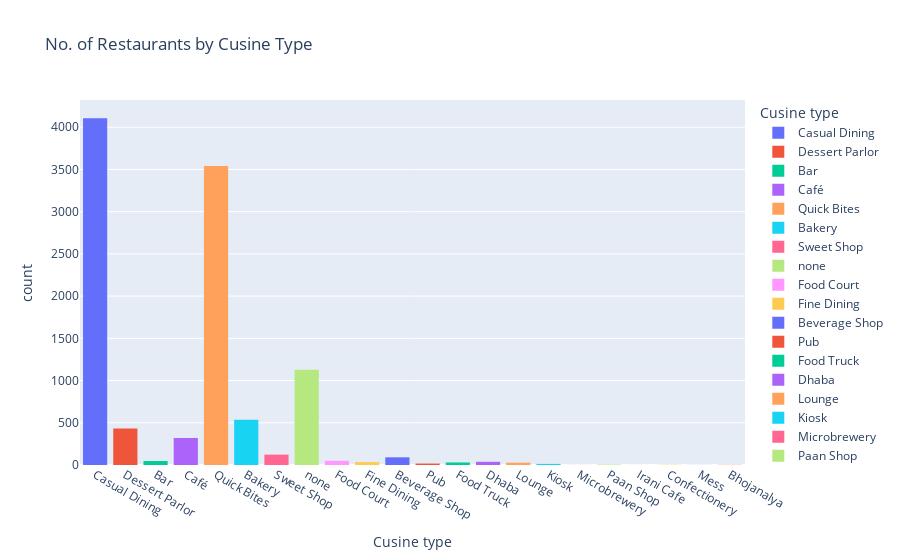

The code cell stored with this chart in its notebook:
### Markdown cell above
### 1) How many restaurants are in Mumbai for each type of Cusine?

### Code cell
fig = px.histogram(zomato_df,x='CUSINE TYPE',color='CUSINE TYPE',
                   title='No. of Restaurants by Cusine Type',
                   labels={'CUSINE TYPE':'Cusine type'})
fig.show()

### Figure 1 — Plotly figure (JSON) as saved in the notebook; plotly's stock layout.template omitted (floating-point values rounded to 4 significant figures; data arrays with more than 128 entries replaced by an {"elided": "..."} marker saying what was removed)
{"data": [{"alignmentgroup": "True", "bingroup": "x", "hovertemplate": "Cusine type=%{x}<br>count=%{y}<extra></extra>", "legendgroup": "Casual Dining", "marker": {"color": "#636efa", "pattern": {"shape": ""}}, "name": "Casual Dining", "offsetgroup": "Casual Dining", "orientation": "v", "showlegend": true, "type": "histogram", "x": {"elided": "4107 str values"}, "xaxis": "x", "yaxis": "y"}, {"alignmentgroup": "True", "bingroup": "x", "hovertemplate": "Cusine type=%{x}<br>count=%{y}<extra></extra>", "legendgroup": "Dessert Parlor", "marker": {"color": "#EF553B", "pattern": {"shape": ""}}, "name": "Dessert Parlor", "offsetgroup": "Dessert Parlor", "orientation": "v", "showlegend": true, "type": "histogram", "x": {"elided": "431 str values"}, "xaxis": "x", "yaxis": "y"}, {"alignmentgroup": "True", "bingroup": "x", "hovertemplate": "Cusine type=%{x}<br>count=%{y}<extra></extra>", "legendgroup": "Bar", "marker": {"color": "#00cc96", "pattern": {"shape": ""}}, "name": "Bar", "offsetgroup": "Bar", "orientation": "v", "showlegend": true, "type": "histogram", "x": ["Bar", "Bar", "Bar", "Bar", "Bar", "Bar", "Bar", "Bar", "Bar", "Bar", "Bar", "Bar", "Bar", "Bar", "Bar", "Bar", "Bar", "Bar", "Bar", "Bar", "Bar", "Bar", "Bar", "Bar", "Bar", "Bar", "Bar", "Bar", "Bar", "Bar", "Bar", "Bar", "Bar", "Bar", "Bar", "Bar", "Bar", "Bar", "Bar", "Bar", "Bar", "Bar", "Bar", "Bar", "Bar", "Bar", "Bar"], "xaxis": "x", "yaxis": "y"}, {"alignmentgroup": "True", "bingroup": "x", "hovertemplate": "Cusine type=%{x}<br>count=%{y}<extra></extra>", "legendgroup": "Café", "marker": {"color": "#ab63fa", "pattern": {"shape": ""}}, "name": "Café", "offsetgroup": "Café", "orientation": "v", "showlegend": true, "type": "histogram", "x": {"elided": "320 str values"}, "xaxis": "x", "yaxis": "y"}, {"alignmentgroup": "True", "bingroup": "x", "hovertemplate": "Cusine type=%{x}<br>count=%{y}<extra></extra>", "legendgroup": "Quick Bites", "marker": {"color": "#FFA15A", "pattern": {"shape": ""}}, "name": "Quick Bites", "offsetgroup": "Quick Bites", "orientation": "v", "showlegend": true, "type": "histogram", "x": {"elided": "3540 str values"}, "xaxis": "x", "yaxis": "y"}, {"alignmentgroup": "True", "bingroup": "x", "hovertemplate": "Cusine type=%{x}<br>count=%{y}<extra></extra>", "legendgroup": "Bakery", "marker": {"color": "#19d3f3", "pattern": {"shape": ""}}, "name": "Bakery", "offsetgroup": "Bakery", "orientation": "v", "showlegend": true, "type": "histogram", "x": {"elided": "537 str values"}, "xaxis": "x", "yaxis": "y"}, {"alignmentgroup": "True", "bingroup": "x", "hovertemplate": "Cusine type=%{x}<br>count=%{y}<extra></extra>", "legendgroup": "Sweet Shop", "marker": {"color": "#FF6692", "pattern": {"shape": ""}}, "name": "Sweet Shop", "offsetgroup": "Sweet Shop", "orientation": "v", "showlegend": true, "type": "histogram", "x": ["Sweet Shop", "Sweet Shop", "Sweet Shop", "Sweet Shop", "Sweet Shop", "Sweet Shop", "Sweet Shop", "Sweet Shop", "Sweet Shop", "Sweet Shop", "Sweet Shop", "Sweet Shop", "Sweet Shop", "Sweet Shop", "Sweet Shop", "Sweet Shop", "Sweet Shop", "Sweet Shop", "Sweet Shop", "Sweet Shop", "Sweet Shop", "Sweet Shop", "Sweet Shop", "Sweet Shop", "Sweet Shop", "Sweet Shop", "Sweet Shop", "Sweet Shop", "Sweet Shop", "Sweet Shop", "Sweet Shop", "Sweet Shop", "Sweet Shop", "Sweet Shop", "Sweet Shop", "Sweet Shop", "Sweet Shop", "Sweet Shop", "Sweet Shop", "Sweet Shop", "Sweet Shop", "Sweet Shop", "Sweet Shop", "Sweet Shop", "Sweet Shop", "Sweet Shop", "Sweet Shop", "Sweet Shop", "Sweet Shop", "Sweet Shop", "Sweet Shop", "Sweet Shop", "Sweet Shop", "Sweet Shop", "Sweet Shop", "Sweet Shop", "Sweet Shop", "Sweet Shop", "Sweet Shop", "Sweet Shop", "Sweet Shop", "Sweet Shop", "Sweet Shop", "Sweet Shop", "Sweet Shop", "Sweet Shop", "Sweet Shop", "Sweet Shop", "Sweet Shop", "Sweet Shop", "Sweet Shop", "Sweet Shop", "Sweet Shop", "Sweet Shop", "Sweet Shop", "Sweet Shop", "Sweet Shop", "Sweet Shop", "Sweet Shop", "Sweet Shop", "Sweet Shop", "Sweet Shop", "Sweet Shop", "Sweet Shop", "Sweet Shop", "Sweet Shop", "Sweet Shop", "Sweet Shop", "Sweet Shop", "Sweet Shop", "Sweet Shop", "Sweet Shop", "Sweet Shop", "Sweet Shop", "Sweet Shop", "Sweet Shop", "Sweet Shop", "Sweet Shop", "Sweet Shop", "Sweet Shop", "Sweet Shop", "Sweet Shop", "Sweet Shop", "Sweet Shop", "Sweet Shop", "Sweet Shop", "Sweet Shop", "Sweet Shop", "Sweet Shop", "Sweet Shop", "Sweet Shop", "Sweet Shop", "Sweet Shop", "Sweet Shop", "Sweet Shop", "Sweet Shop", "Sweet Shop", "Sweet Shop", "Sweet Shop", "Sweet Shop", "Sweet Shop", "Sweet Shop", "Sweet Shop"], "xaxis": "x", "yaxis": "y"}, {"alignmentgroup": "True", "bingroup": "x", "hovertemplate": "Cusine type=%{x}<br>count=%{y}<extra></extra>", "legendgroup": "none", "marker": {"color": "#B6E880", "pattern": {"shape": ""}}, "name": "none", "offsetgroup": "none", "orientation": "v", "showlegend": true, "type": "histogram", "x": {"elided": "1127 str values"}, "xaxis": "x", "yaxis": "y"}, {"alignmentgroup": "True", "bingroup": "x", "hovertemplate": "Cusine type=%{x}<br>count=%{y}<extra></extra>", "legendgroup": "Food Court", "marker": {"color": "#FF97FF", "pattern": {"shape": ""}}, "name": "Food Court", "offsetgroup": "Food Court", "orientation": "v", "showlegend": true, "type": "histogram", "x": ["Food Court", "Food Court", "Food Court", "Food Court", "Food Court", "Food Court", "Food Court", "Food Court", "Food Court", "Food Court", "Food Court", "Food Court", "Food Court", "Food Court", "Food Court", "Food Court", "Food Court", "Food Court", "Food Court", "Food Court", "Food Court", "Food Court", "Food Court", "Food Court", "Food Court", "Food Court", "Food Court", "Food Court", "Food Court", "Food Court", "Food Court", "Food Court", "Food Court", "Food Court", "Food Court", "Food Court", "Food Court", "Food Court", "Food Court", "Food Court", "Food Court", "Food Court", "Food Court", "Food Court", "Food Court", "Food Court", "Food Court", "Food Court", "Food Court", "Food Court"], "xaxis": "x", "yaxis": "y"}, {"alignmentgroup": "True", "bingroup": "x", "hovertemplate": "Cusine type=%{x}<br>count=%{y}<extra></extra>", "legendgroup": "Fine Dining", "marker": {"color": "#FECB52", "pattern": {"shape": ""}}, "name": "Fine Dining", "offsetgroup": "Fine Dining", "orientation": "v", "showlegend": true, "type": "histogram", "x": ["Fine Dining", "Fine Dining", "Fine Dining", "Fine Dining", "Fine Dining", "Fine Dining", "Fine Dining", "Fine Dining", "Fine Dining", "Fine Dining", "Fine Dining", "Fine Dining", "Fine Dining", "Fine Dining", "Fine Dining", "Fine Dining", "Fine Dining", "Fine Dining", "Fine Dining", "Fine Dining", "Fine Dining", "Fine Dining", "Fine Dining", "Fine Dining", "Fine Dining", "Fine Dining", "Fine Dining", "Fine Dining", "Fine Dining", "Fine Dining", "Fine Dining", "Fine Dining", "Fine Dining", "Fine Dining", "Fine Dining"], "xaxis": "x", "yaxis": "y"}, {"alignmentgroup": "True", "bingroup": "x", "hovertemplate": "Cusine type=%{x}<br>count=%{y}<extra></extra>", "legendgroup": "Beverage Shop", "marker": {"color": "#636efa", "pattern": {"shape": ""}}, "name": "Beverage Shop", "offsetgroup": "Beverage Shop", "orientation": "v", "showlegend": true, "type": "histogram", "x": ["Beverage Shop", "Beverage Shop", "Beverage Shop", "Beverage Shop", "Beverage Shop", "Beverage Shop", "Beverage Shop", "Beverage Shop", "Beverage Shop", "Beverage Shop", "Beverage Shop", "Beverage Shop", "Beverage Shop", "Beverage Shop", "Beverage Shop", "Beverage Shop", "Beverage Shop", "Beverage Shop", "Beverage Shop", "Beverage Shop", "Beverage Shop", "Beverage Shop", "Beverage Shop", "Beverage Shop", "Beverage Shop", "Beverage Shop", "Beverage Shop", "Beverage Shop", "Beverage Shop", "Beverage Shop", "Beverage Shop", "Beverage Shop", "Beverage Shop", "Beverage Shop", "Beverage Shop", "Beverage Shop", "Beverage Shop", "Beverage Shop", "Beverage Shop", "Beverage Shop", "Beverage Shop", "Beverage Shop", "Beverage Shop", "Beverage Shop", "Beverage Shop", "Beverage Shop", "Beverage Shop", "Beverage Shop", "Beverage Shop", "Beverage Shop", "Beverage Shop", "Beverage Shop", "Beverage Shop", "Beverage Shop", "Beverage Shop", "Beverage Shop", "Beverage Shop", "Beverage Shop", "Beverage Shop", "Beverage Shop", "Beverage Shop", "Beverage Shop", "Beverage Shop", "Beverage Shop", "Beverage Shop", "Beverage Shop", "Beverage Shop", "Beverage Shop", "Beverage Shop", "Beverage Shop", "Beverage Shop", "Beverage Shop", "Beverage Shop", "Beverage Shop", "Beverage Shop", "Beverage Shop", "Beverage Shop", "Beverage Shop", "Beverage Shop", "Beverage Shop", "Beverage Shop", "Beverage Shop", "Beverage Shop", "Beverage Shop", "Beverage Shop", "Beverage Shop", "Beverage Shop", "Beverage Shop", "Beverage Shop", "Beverage Shop", "Beverage Shop"], "xaxis": "x", "yaxis": "y"}, {"alignmentgroup": "True", "bingroup": "x", "hovertemplate": "Cusine type=%{x}<br>count=%{y}<extra></extra>", "legendgroup": "Pub", "marker": {"color": "#EF553B", "pattern": {"shape": ""}}, "name": "Pub", "offsetgroup": "Pub", "orientation": "v", "showlegend": true, "type": "histogram", "x": ["Pub", "Pub", "Pub", "Pub", "Pub", "Pub", "Pub", "Pub", "Pub", "Pub", "Pub", "Pub", "Pub", "Pub", "Pub", "Pub", "Pub"], "xaxis": "x", "yaxis": "y"}, {"alignmentgroup": "True", "bingroup": "x", "hovertemplate": "Cusine type=%{x}<br>count=%{y}<extra></extra>", "legendgroup": "Food Truck", "marker": {"color": "#00cc96", "pattern": {"shape": ""}}, "name": "Food Truck", "offsetgroup": "Food Truck", "orientation": "v", "showlegend": true, "type": "histogram", "x": ["Food Truck", "Food Truck", "Food Truck", "Food Truck", "Food Truck", "Food Truck", "Food Truck", "Food Truck", "Food Truck", "Food Truck", "Food Truck", "Food Truck", "Food Truck", "Food Truck", "Food Truck", "Food Truck", "Food Truck", "Food Truck", "Food Truck", "Food Truck", "Food Truck", "Food Truck", "Food Truck", "Food Truck", "Food Truck", "Food Truck", "Food Truck", "Food Truck", "Food Truck", "Food Truck"], "xaxis": "x", "yaxis": "y"}, {"alignmentgroup": "True", "bingroup": "x", "hovertemplate": "Cusine type=%{x}<br>count=%{y}<extra></extra>", "legendgroup": "Dhaba", "marker": {"color": "#ab63fa", "pattern": {"shape": ""}}, "name": "Dhaba", "offsetgroup": "Dhaba", "orientation": "v", "showlegend": true, "type": "histogram", "x": ["Dhaba", "Dhaba", "Dhaba", "Dhaba", "Dhaba", "Dhaba", "Dhaba", "Dhaba", "Dhaba", "Dhaba", "Dhaba", "Dhaba", "Dhaba", "Dhaba", "Dhaba", "Dhaba", "Dhaba", "Dhaba", "Dhaba", "Dhaba", "Dhaba", "Dhaba", "Dhaba", "Dhaba", "Dhaba", "Dhaba", "Dhaba", "Dhaba", "Dhaba", "Dhaba", "Dhaba", "Dhaba", "Dhaba", "Dhaba", "Dhaba", "Dhaba", "Dhaba", "Dhaba"], "xaxis": "x", "yaxis": "y"}, {"alignmentgroup": "True", "bingroup": "x", "hovertemplate": "Cusine type=%{x}<br>count=%{y}<extra></extra>", "legendgroup": "Lounge", "marker": {"color": "#FFA15A", "pattern": {"shape": ""}}, "name": "Lounge", "offsetgroup": "Lounge", "orientation": "v", "showlegend": true, "type": "histogram", "x": ["Lounge", "Lounge", "Lounge", "Lounge", "Lounge", "Lounge", "Lounge", "Lounge", "Lounge", "Lounge", "Lounge", "Lounge", "Lounge", "Lounge", "Lounge", "Lounge", "Lounge", "Lounge", "Lounge", "Lounge", "Lounge", "Lounge", "Lounge", "Lounge", "Lounge", "Lounge", "Lounge"], "xaxis": "x", "yaxis": "y"}, {"alignmentgroup": "True", "bingroup": "x", "hovertemplate": "Cusine type=%{x}<br>count=%{y}<extra></extra>", "legendgroup": "Kiosk", "marker": {"color": "#19d3f3", "pattern": {"shape": ""}}, "name": "Kiosk", "offsetgroup": "Kiosk", "orientation": "v", "showlegend": true, "type": "histogram", "x": ["Kiosk", "Kiosk", "Kiosk", "Kiosk", "Kiosk", "Kiosk", "Kiosk", "Kiosk", "Kiosk", "Kiosk", "Kiosk", "Kiosk", "Kiosk"], "xaxis": "x", "yaxis": "y"}, {"alignmentgroup": "True", "bingroup": "x", "hovertemplate": "Cusine type=%{x}<br>count=%{y}<extra></extra>", "legendgroup": "Microbrewery", "marker": {"color": "#FF6692", "pattern": {"shape": ""}}, "name": "Microbrewery", "offsetgroup": "Microbrewery", "orientation": "v", "showlegend": true, "type": "histogram", "x": ["Microbrewery"], "xaxis": "x", "yaxis": "y"}, {"alignmentgroup": "True", "bingroup": "x", "hovertemplate": "Cusine type=%{x}<br>count=%{y}<extra></extra>", "legendgroup": "Paan Shop", "marker": {"color": "#B6E880", "pattern": {"shape": ""}}, "name": "Paan Shop", "offsetgroup": "Paan Shop", "orientation": "v", "showlegend": true, "type": "histogram", "x": ["Paan Shop", "Paan Shop", "Paan Shop", "Paan Shop", "Paan Shop", "Paan Shop"], "xaxis": "x", "yaxis": "y"}, {"alignmentgroup": "True", "bingroup": "x", "hovertemplate": "Cusine type=%{x}<br>count=%{y}<extra></extra>", "legendgroup": "Irani Cafe", "marker": {"color": "#FF97FF", "pattern": {"shape": ""}}, "name": "Irani Cafe", "offsetgroup": "Irani Cafe", "orientation": "v", "showlegend": true, "type": "histogram", "x": ["Irani Cafe"], "xaxis": "x", "yaxis": "y"}, {"alignmentgroup": "True", "bingroup": "x", "hovertemplate": "Cusine type=%{x}<br>count=%{y}<extra></extra>", "legendgroup": "Confectionery", "marker": {"color": "#FECB52", "pattern": {"shape": ""}}, "name": "Confectionery", "offsetgroup": "Confectionery", "orientation": "v", "showlegend": true, "type": "histogram", "x": ["Confectionery", "Confectionery", "Confectionery"], "xaxis": "x", "yaxis": "y"}, {"alignmentgroup": "True", "bingroup": "x", "hovertemplate": "Cusine type=%{x}<br>count=%{y}<extra></extra>", "legendgroup": "Mess", "marker": {"color": "#636efa", "pattern": {"shape": ""}}, "name": "Mess", "offsetgroup": "Mess", "orientation": "v", "showlegend": true, "type": "histogram", "x": ["Mess"], "xaxis": "x", "yaxis": "y"}, {"alignmentgroup": "True", "bingroup": "x", "hovertemplate": "Cusine type=%{x}<br>count=%{y}<extra></extra>", "legendgroup": "Bhojanalya", "marker": {"color": "#EF553B", "pattern": {"shape": ""}}, "name": "Bhojanalya", "offsetgroup": "Bhojanalya", "orientation": "v", "showlegend": true, "type": "histogram", "x": ["Bhojanalya", "Bhojanalya"], "xaxis": "x", "yaxis": "y"}], "layout": {"barmode": "relative", "legend": {"title": {"text": "Cusine type"}, "tracegroupgap": 0}, "title": {"text": "No. of Restaurants by Cusine Type"}, "xaxis": {"anchor": "y", "categoryarray": ["Casual Dining", "Dessert Parlor", "Bar", "Café", "Quick Bites", "Bakery", "Sweet Shop", "none", "Food Court", "Fine Dining", "Beverage Shop", "Pub", "Food Truck", "Dhaba", "Lounge", "Kiosk", "Microbrewery", "Paan Shop", "Irani Cafe", "Confectionery", "Mess", "Bhojanalya"], "categoryorder": "array", "domain": [0, 1], "title": {"text": "Cusine type"}}, "yaxis": {"anchor": "x", "domain": [0, 1], "title": {"text": "count"}}}}
